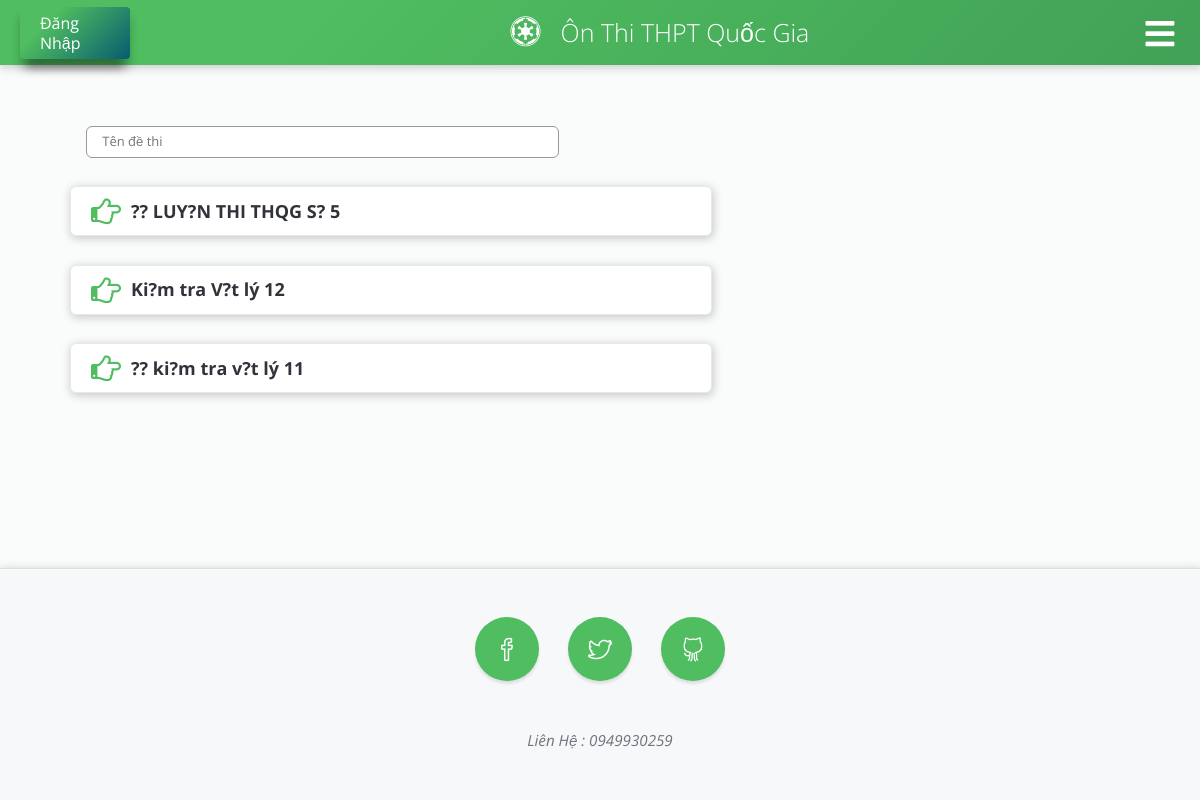
/luyende.php, run on the app's committed database.
### tables this page shows
CREATE TABLE IF NOT EXISTS `dethi` (
  `Made` int(11) NOT NULL,
  `TenDeThi` text NOT NULL,
  `MaMonHoc` int(11) NOT NULL,
  `link` text NOT NULL,
  `dapan` text NOT NULL
);

### luyende.php (the view, shortened to what this page needs)
<?php include("general.php"); ?>
<?php include("headerMore.php");
include_once('inc/myconnect.php');
?>
<link rel="stylesheet" type="text/css" href="site/css/templatemo-style.css">
<link rel="stylesheet" type="text/css" href="site/css/templatemo-style1.css">
<div class= "container pad-60" id="vatly">
<div class="col-sm-6" style="text-align: center;">
    <input id="search" onkeyup="filter()" type="text" class="text-search add-lesson-input" placeholder="Tên đề thi">
</div>
<br/>
<ul class="dsbh" id="Menu">
<?php
    $query_1 = "SELECT * FROM dethi";
    $results_1 = mysqli_query($dbc, $query_1);
    while ($dethi = mysqli_fetch_array($results_1, MYSQLI_ASSOC)) {
?>
    <li><div class="row style-vatly">
        <i class="fa fa-hand-o-right" aria-hidden="true"></i>
        <a href="infodethi.php?md=<?php echo $dethi['Made']; ?>" class="click-vatly" value="" name="select-img"><?php echo $dethi['TenDeThi'] ?></a>
    </div></li>
<?php } ?>
</ul>
</div>
<?php include("footer.php"); ?>

### site/css/style.css (style rules this page uses)
* { box-sizing: border-box; -moz-box-sizing:border-box; -webkit-box-sizing:border-box; }
:root { --border-color:#e4e9eb; --bg:#fafbfb; --text-small-color:#999; --text-title-color:#30333a; --box-shadow-style: 1px 2px 9px 1px #CCC; --bg-menu:#30333a; --bg-footer: #f6f8f9; --bg-big-color:#0073ab; --bg-color-gradian:#0073ab; --fa-color:#0073ab; --bg-color:#00a1ff; --bg-color:#4fbd60; --bg-color-gradian: #41a156; --fa-color:#097722; --bg-big-color: #41a156; }
a { text-decoration: none; color: var(--text-small-color); }
.fa { color: var(--bg-color); font-size: 30px; margin-right: 10px; }
.pad-60 { padding-top:60px; padding-bottom: 60px; }
.text-search { width: 90%; border-radius: 6px; border: 1px solid #999; padding: 5px 15px; }
input.add-lesson-input { margin-bottom: 0px; }
.style-vatly { height: 50px; width: 60%; border: 1px solid var(--border-color); background: #fff; border-radius: 6px; padding: 0 20px; display: flex; align-items: center; box-shadow: var(--box-shadow-style); transition: all 0.5s; cursor: pointer; }
.click-vatly { color: var(--text-title-color); }

### site/css/templatemo-style.css (style rules this page uses)
html { box-sizing: border-box; }
*, *:before, *:after { box-sizing: inherit; }
a { color: #666; font-weight: bold; font-size: 18px; }

### site/css/templatemo-style1.css (style rules this page uses)
html { box-sizing: border-box; }
*, *:before, *:after { box-sizing: inherit; }
input, textarea { font-size: 13px; padding: 10px; border: 3px solid #eee; width: 100%; margin-bottom: 25px; background-color: #fff; outline: none; }

### luyende.php (style rules this page uses)
ul.dsbh { list-style-type: none; }

### data on the page
dethi: TenDeThi "?? LUY?N THI THQG S? 5"
dethi: TenDeThi "Ki?m tra V?t lý 12"
dethi: TenDeThi "?? ki?m tra v?t lý 11"
